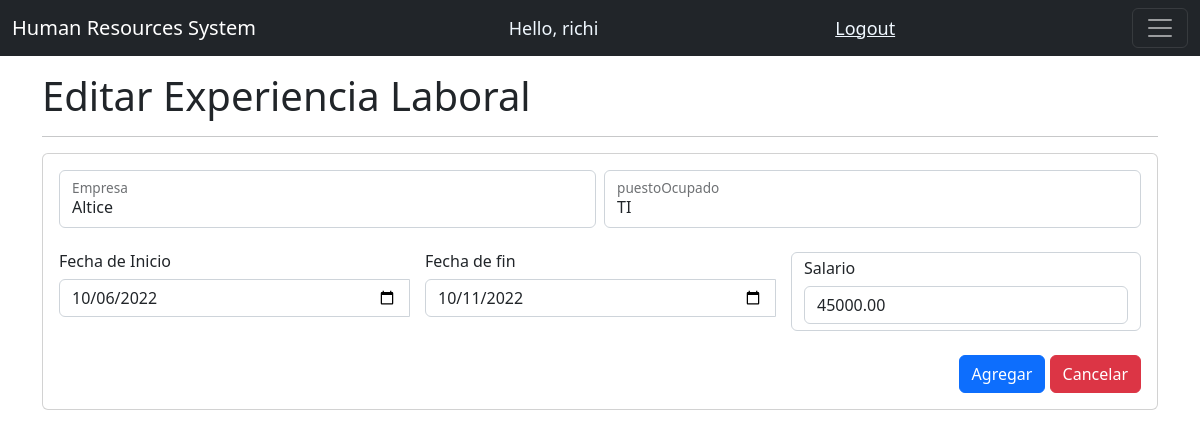
Page /editarExperienciaLaboral/4 (signed in) on the committed database.
### system/models.py (models this page shows, shortened)
class ExperienciaLaboral(models.Model):
    createdBy=models.ForeignKey(User, on_delete=models.CASCADE, null=True, editable=False)
    empresa=models.CharField(max_length=50, null=True)
    puestoOcupado=models.CharField(max_length=75, null=True)
    fechaDesde=models.DateField(null=False)
    fechaHasta=models.DateField(null=False)
    salario=models.DecimalField(max_digits=10, decimal_places=2)

### system/decorators.py (the view)
        def wrapper_func(request, *args, **kwargs):
            group = None
            if request.user.groups.exists():
                group = request.user.groups.all()[0].name
            if group in allowed_roles:
                return view_func(request, *args, **kwargs)
            else:
                return HttpResponse('No estas autorizado para ver esta pagina')

### system/form.py
class ExperienciaLaboralForm(forms.ModelForm):
    class Meta:
        model = ExperienciaLaboral
        fields = '__all__'
        widgets = {
            'empresa': forms.TextInput (attrs={'class':'form-control'}),
            'puestoOcupado': forms.TextInput (attrs={'class':'form-control'}),
            'fechaDesde': forms.DateInput (attrs={'class':'form-control', 'type':'date'}),
            'fechaHasta': forms.DateInput (attrs={'class':'form-control', 'type':'date'}),
            'salario': forms.NumberInput (attrs={'class':'form-control'})
        }

### system/views.py (called while the page is built)
@login_required(login_url='loginPage')
@allowed_users(allowed_roles=['admin', 'candidato'])
def editarExperienciaLaboral(request, id):
    id = id
    try:
        experienciaLaboral = ExperienciaLaboral.objects.get(id=id)
    except ExperienciaLaboral.DoesNotExist:
        return redirect('/experienciaLaboral')
    form = ExperienciaLaboralForm(request.POST or None, instance=experienciaLaboral)
    if form.is_valid():
        form.save()
        return redirect('/experienciaLaboral')
    context = {'form':form, 'experienciaLaboral':experienciaLaboral}
    return render(request, 'system/editarExperienciaLaboral.html', context)

### system/templates/system/editarExperienciaLaboral.html (shortened to what this page needs)
{% extends 'system/main.html' %}
{% block content %}
<br>
<h1>Editar Experiencia Laboral</h1>
<hr>
<div class="card">
  <div class="card-body">
    <form method="POST">{% csrf_token %}
        <div class="row g-2">
        <div class="col-md">
        <div class="form-floating">
            {{form.empresa}}
            <label for="txtCapacitacion">Empresa</label>
        </div>
        </div>
        <div class="col-md">
          <div class="form-floating">
              {{form.puestoOcupado}}
              <label for="txtCapacitacion">puestoOcupado</label>
          </div>
          </div>
        </div>
        <br>
          <div class="row g-3">
            <div class="col-md">
                <h6>Fecha de Inicio</h6>
          <div class="input-group date" data-provide="datepicker">
            {{form.fechaDesde}}
         </div>
        </div>
        <div class="col-md">
          <h6>Fecha de fin</h6>
    <div class="input-group date" data-provide="datepicker">
      {{form.fechaHasta}}
   </div>
  </div>
          <div class="col-md">
          <div class="form-control" method="POST">
            <h6>Salario</h6>
            {{form.salario}}
          </div>
          </div>
            </div>
            <br>
            <div class="modal-footer">
                <div class="bd-example">
                    <button class="btn btn-primary" type="submit" name="submit">Agregar</button>
            <a class="btn btn-danger" type="button" href="{% url 'experienciaLaboral' %}">Cancelar</a>
                </div>
            </div>
        </form>
    </div>
</div>
{% endblock %}

### system/templates/system/navbar.html (shortened to what this page needs)
{% load static%}
<nav class="navbar navbar-dark bg-dark fixed-top">
    <div class="container-fluid">
      <a class="navbar-brand" href="{% url 'home' %}">Human Resources System</a>
      <span class="hello-msg">Hello, {{request.user}}</span>
      <span><a class="hello-msg" href="{% url 'logoutUser' %}">Logout</a></span>
      <button class="navbar-toggler" type="button" data-bs-toggle="offcanvas" data-bs-target="#offcanvasNavbar" aria-controls="offcanvasNavbar">
        <span class="navbar-toggler-icon"></span>
      </button>
    </div>
  </nav>
  <br>

### static/css/main.css (style rules this page uses)
body { background-color: rgb(255, 255, 255); }

### system/templates/system/navbar.html (style rules this page uses)
.hello-msg { font-size: 18px; color: aliceblue; }

### rows in the picture
ExperienciaLaboral: empresa "Altice", puestoOcupado "TI", fechaDesde "10/06/2022", fechaHasta "10/11/2022", salario "45000.00"

### other values in the picture
{{ request.user }} "richi"
